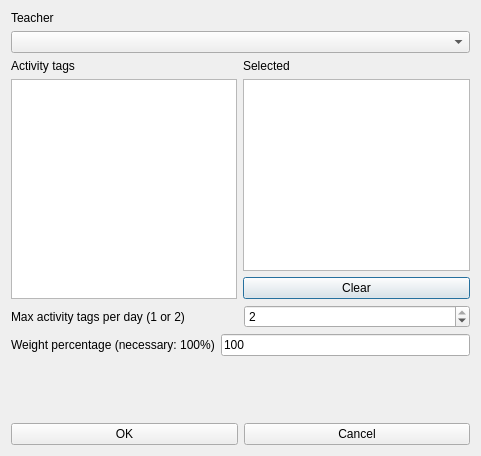
<?xml version="1.0" encoding="UTF-8"?>
<ui version="4.0">
 <class>ModifyConstraintTeacherMaxActivityTagsPerDayFromSetForm_template</class>
 <widget class="QDialog" name="ModifyConstraintTeacherMaxActivityTagsPerDayFromSetForm_template">
  <property name="geometry">
   <rect>
    <x>0</x>
    <y>0</y>
    <width>481</width>
    <height>456</height>
   </rect>
  </property>
  <property name="windowTitle">
   <string extracomment="This is the title of the dialog to add a new constraint of this type">Modify teacher max activity tags per day from set</string>
  </property>
  <layout class="QVBoxLayout" name="verticalLayout_4">
   <item>
    <layout class="QVBoxLayout" name="verticalLayout_3">
     <item>
      <widget class="QLabel" name="teacherTextLabel">
       <property name="frameShape">
        <enum>QFrame::NoFrame</enum>
       </property>
       <property name="frameShadow">
        <enum>QFrame::Plain</enum>
       </property>
       <property name="text">
        <string>Teacher</string>
       </property>
       <property name="wordWrap">
        <bool>false</bool>
       </property>
      </widget>
     </item>
     <item>
      <widget class="QComboBox" name="teachersComboBox">
       <property name="editable">
        <bool>false</bool>
       </property>
       <property name="insertPolicy">
        <enum>QComboBox::NoInsert</enum>
       </property>
       <property name="duplicatesEnabled">
        <bool>false</bool>
       </property>
      </widget>
     </item>
    </layout>
   </item>
   <item>
    <layout class="QHBoxLayout" name="horizontalLayout_4">
     <item>
      <layout class="QVBoxLayout" name="verticalLayout_2">
       <item>
        <widget class="QLabel" name="label_2">
         <property name="text">
          <string>Activity tags</string>
         </property>
        </widget>
       </item>
       <item>
        <widget class="QListWidget" name="allActivityTagsListWidget"/>
       </item>
      </layout>
     </item>
     <item>
      <layout class="QVBoxLayout" name="verticalLayout">
       <item>
        <widget class="QLabel" name="label_3">
         <property name="text">
          <string comment="It refers to activity tags">Selected</string>
         </property>
        </widget>
       </item>
       <item>
        <widget class="QListWidget" name="selectedActivityTagsListWidget"/>
       </item>
       <item>
        <widget class="QPushButton" name="clearActivityTagsPushButton">
         <property name="text">
          <string>Clear</string>
         </property>
        </widget>
       </item>
      </layout>
     </item>
    </layout>
   </item>
   <item>
    <layout class="QHBoxLayout" name="horizontalLayout">
     <item>
      <widget class="QLabel" name="label">
       <property name="text">
        <string>Max activity tags per day (1 or 2)</string>
       </property>
      </widget>
     </item>
     <item>
      <widget class="QSpinBox" name="maxActivityTagsSpinBox">
       <property name="minimum">
        <number>1</number>
       </property>
       <property name="maximum">
        <number>2</number>
       </property>
       <property name="value">
        <number>2</number>
       </property>
      </widget>
     </item>
    </layout>
   </item>
   <item>
    <layout class="QHBoxLayout" name="horizontalLayout_2">
     <item>
      <widget class="QLabel" name="weightTextLabel">
       <property name="frameShape">
        <enum>QFrame::NoFrame</enum>
       </property>
       <property name="frameShadow">
        <enum>QFrame::Plain</enum>
       </property>
       <property name="text">
        <string>Weight percentage (necessary: 100%)</string>
       </property>
       <property name="wordWrap">
        <bool>false</bool>
       </property>
      </widget>
     </item>
     <item>
      <widget class="QLineEdit" name="weightLineEdit">
       <property name="text">
        <string notr="true">100</string>
       </property>
      </widget>
     </item>
    </layout>
   </item>
   <item>
    <spacer name="verticalSpacer">
     <property name="orientation">
      <enum>Qt::Vertical</enum>
     </property>
     <property name="sizeHint" stdset="0">
      <size>
       <width>20</width>
       <height>32</height>
      </size>
     </property>
    </spacer>
   </item>
   <item>
    <layout class="QHBoxLayout" name="horizontalLayout_3">
     <item>
      <widget class="QPushButton" name="okPushButton">
       <property name="text">
        <string>OK</string>
       </property>
      </widget>
     </item>
     <item>
      <widget class="QPushButton" name="cancelPushButton">
       <property name="text">
        <string>Cancel</string>
       </property>
      </widget>
     </item>
    </layout>
   </item>
  </layout>
 </widget>
 <layoutdefault spacing="6" margin="11"/>
 <resources/>
 <connections/>
</ui>
